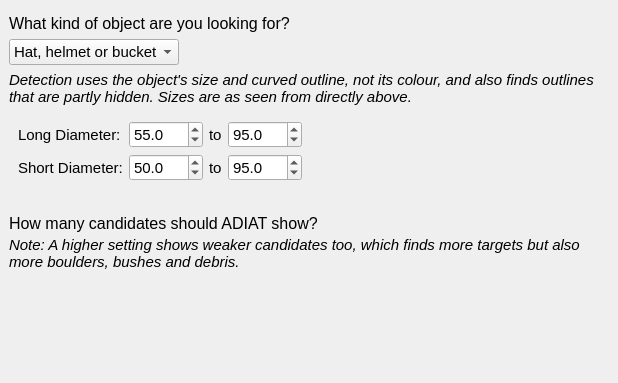
<?xml version="1.0" encoding="UTF-8"?>
<ui version="4.0">
 <class>RoundShapeWizard</class>
 <widget class="QWidget" name="RoundShapeWizard">
  <layout class="QVBoxLayout" name="verticalLayout_root">
   <property name="leftMargin">
    <number>0</number>
   </property>
   <property name="topMargin">
    <number>5</number>
   </property>
   <property name="rightMargin">
    <number>0</number>
   </property>
   <property name="bottomMargin">
    <number>0</number>
   </property>
   <item>
    <widget class="QWidget" name="widgetTarget" native="true">
     <layout class="QVBoxLayout" name="verticalLayout_target">
      <item>
       <widget class="QLabel" name="labelTarget">
        <property name="font">
         <font>
          <pointsize>12</pointsize>
         </font>
        </property>
        <property name="text">
         <string>What kind of object are you looking for?</string>
        </property>
        <property name="wordWrap">
         <bool>true</bool>
        </property>
       </widget>
      </item>
      <item>
       <layout class="QHBoxLayout" name="horizontalLayout_preset">
        <item>
         <widget class="QComboBox" name="presetComboBox">
          <property name="font">
           <font>
            <pointsize>11</pointsize>
           </font>
          </property>
          <property name="toolTip">
           <string>The kind of object to search for. Each preset sets the expected top-down size range;
choose Custom size to enter your own. Detection is driven by size and curved edges,
not colour, so it works for black, grey or earth-toned targets.</string>
          </property>
          <item>
           <property name="text">
            <string>Hat, helmet or bucket</string>
           </property>
          </item>
          <item>
           <property name="text">
            <string>Life ring, tube or tire</string>
           </property>
          </item>
          <item>
           <property name="text">
            <string>Umbrella</string>
           </property>
          </item>
          <item>
           <property name="text">
            <string>Dome tent</string>
           </property>
          </item>
          <item>
           <property name="text">
            <string>Custom size</string>
           </property>
          </item>
         </widget>
        </item>
        <item>
         <spacer name="horizontalSpacer_preset">
          <property name="orientation">
           <enum>Qt::Horizontal</enum>
          </property>
          <property name="sizeHint" stdset="0">
           <size>
            <width>20</width>
            <height>20</height>
           </size>
          </property>
         </spacer>
        </item>
       </layout>
      </item>
      <item>
       <widget class="QLabel" name="labelPresetNote">
        <property name="font">
         <font>
          <pointsize>11</pointsize>
          <italic>true</italic>
         </font>
        </property>
        <property name="text">
         <string>Detection uses the object's size and curved outline, not its colour, and also finds outlines that are partly hidden. Sizes are as seen from directly above.</string>
        </property>
        <property name="wordWrap">
         <bool>true</bool>
        </property>
       </widget>
      </item>
      <item>
       <widget class="QWidget" name="customSizeWidget" native="true">
        <layout class="QGridLayout" name="customSizeGridLayout">
         <item row="0" column="0">
          <widget class="QLabel" name="longDiameterLabel">
           <property name="font">
            <font>
             <pointsize>11</pointsize>
            </font>
           </property>
           <property name="toolTip">
            <string>Expected width of the target across its longest direction, seen from directly above.
For a round target both diameters are the same.</string>
           </property>
           <property name="text">
            <string>Long Diameter:</string>
           </property>
          </widget>
         </item>
         <item row="0" column="1">
          <widget class="QDoubleSpinBox" name="longMinSpinBox">
           <property name="font">
            <font>
             <pointsize>11</pointsize>
            </font>
           </property>
           <property name="toolTip">
            <string>Smallest expected long diameter.</string>
           </property>
           <property name="decimals">
            <number>1</number>
           </property>
           <property name="minimum">
            <double>1.0</double>
           </property>
           <property name="maximum">
            <double>2000.0</double>
           </property>
           <property name="singleStep">
            <double>1.0</double>
           </property>
           <property name="value">
            <double>55.0</double>
           </property>
          </widget>
         </item>
         <item row="0" column="2">
          <widget class="QLabel" name="longToLabel">
           <property name="font">
            <font>
             <pointsize>11</pointsize>
            </font>
           </property>
           <property name="text">
            <string>to</string>
           </property>
          </widget>
         </item>
         <item row="0" column="3">
          <widget class="QDoubleSpinBox" name="longMaxSpinBox">
           <property name="font">
            <font>
             <pointsize>11</pointsize>
            </font>
           </property>
           <property name="toolTip">
            <string>Largest expected long diameter.</string>
           </property>
           <property name="decimals">
            <number>1</number>
           </property>
           <property name="minimum">
            <double>1.0</double>
           </property>
           <property name="maximum">
            <double>2000.0</double>
           </property>
           <property name="singleStep">
            <double>1.0</double>
           </property>
           <property name="value">
            <double>95.0</double>
           </property>
          </widget>
         </item>
         <item row="1" column="0">
          <widget class="QLabel" name="shortDiameterLabel">
           <property name="font">
            <font>
             <pointsize>11</pointsize>
            </font>
           </property>
           <property name="toolTip">
            <string>Expected width of the target across its narrowest direction, seen from directly above.
For an oval this is smaller than the long diameter.</string>
           </property>
           <property name="text">
            <string>Short Diameter:</string>
           </property>
          </widget>
         </item>
         <item row="1" column="1">
          <widget class="QDoubleSpinBox" name="shortMinSpinBox">
           <property name="font">
            <font>
             <pointsize>11</pointsize>
            </font>
           </property>
           <property name="toolTip">
            <string>Smallest expected short diameter.</string>
           </property>
           <property name="decimals">
            <number>1</number>
           </property>
           <property name="minimum">
            <double>1.0</double>
           </property>
           <property name="maximum">
            <double>2000.0</double>
           </property>
           <property name="singleStep">
            <double>1.0</double>
           </property>
           <property name="value">
            <double>50.0</double>
           </property>
          </widget>
         </item>
         <item row="1" column="2">
          <widget class="QLabel" name="shortToLabel">
           <property name="font">
            <font>
             <pointsize>11</pointsize>
            </font>
           </property>
           <property name="text">
            <string>to</string>
           </property>
          </widget>
         </item>
         <item row="1" column="3">
          <widget class="QDoubleSpinBox" name="shortMaxSpinBox">
           <property name="font">
            <font>
             <pointsize>11</pointsize>
            </font>
           </property>
           <property name="toolTip">
            <string>Largest expected short diameter.</string>
           </property>
           <property name="decimals">
            <number>1</number>
           </property>
           <property name="minimum">
            <double>1.0</double>
           </property>
           <property name="maximum">
            <double>2000.0</double>
           </property>
           <property name="singleStep">
            <double>1.0</double>
           </property>
           <property name="value">
            <double>95.0</double>
           </property>
          </widget>
         </item>
         <item row="0" column="4">
          <spacer name="customSizeSpacer">
           <property name="orientation">
            <enum>Qt::Horizontal</enum>
           </property>
           <property name="sizeHint" stdset="0">
            <size>
             <width>20</width>
             <height>20</height>
            </size>
           </property>
          </spacer>
         </item>
        </layout>
       </widget>
      </item>
     </layout>
    </widget>
   </item>
   <item>
    <widget class="QWidget" name="widgetSensitivity" native="true">
     <layout class="QVBoxLayout" name="verticalLayout_sensitivity">
      <property name="spacing">
       <number>3</number>
      </property>
      <item>
       <widget class="QLabel" name="labelSensitivity">
        <property name="font">
         <font>
          <pointsize>12</pointsize>
         </font>
        </property>
        <property name="text">
         <string>How many candidates should ADIAT show?</string>
        </property>
       </widget>
      </item>
      <item>
       <widget class="QLabel" name="labelSensitivityNote">
        <property name="font">
         <font>
          <pointsize>11</pointsize>
          <italic>true</italic>
         </font>
        </property>
        <property name="text">
         <string>Note: A higher setting shows weaker candidates too, which finds more targets but also more boulders, bushes and debris.</string>
        </property>
        <property name="wordWrap">
         <bool>true</bool>
        </property>
       </widget>
      </item>
      <item>
       <widget class="QWidget" name="sensitivitySliderPlaceholder" native="true">
        <property name="minimumSize">
         <size>
          <width>600</width>
          <height>60</height>
         </size>
        </property>
       </widget>
      </item>
     </layout>
    </widget>
   </item>
   <item>
    <spacer name="verticalSpacer_bottom">
     <property name="orientation">
      <enum>Qt::Vertical</enum>
     </property>
     <property name="sizeType">
      <enum>QSizePolicy::Expanding</enum>
     </property>
     <property name="sizeHint" stdset="0">
      <size>
       <width>20</width>
       <height>40</height>
      </size>
     </property>
    </spacer>
   </item>
  </layout>
 </widget>
 <resources/>
 <connections/>
</ui>
